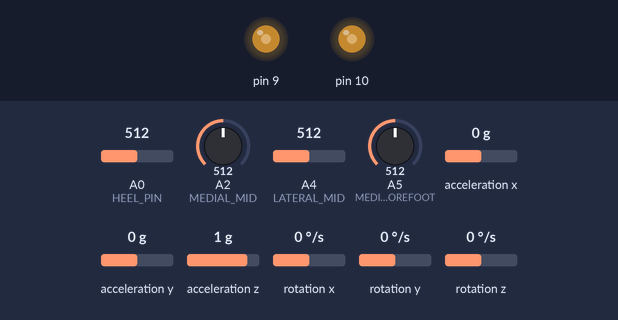
Simulated run of this sketch. Board: Arduino Uno, built with avr-gcc and run on an emulated ATmega328P. Shown: output pins drawn as LEDs (lit = HIGH). Inputs (shaded band) come from the test bench; at power-on: A4 (LATERAL_MID) = 512, A5 (MEDIAL_FOREFOOT) = 512, acceleration x 0 g, A0 (HEEL_PIN) = 512, A2 (MEDIAL_MID) = 512, acceleration y 0 g, acceleration z 1 g, rotation x 0 °/s, rotation y 0 °/s, rotation z 0 °/s. No radio packets arrive unless stated; pins used as bus, display or sensor lines are not drawn; what the sketch prints to the serial monitor is not drawn.

Above: at 1.2 s.
1.3 s: A4 (LATERAL_MID) set to 716
At 2.0 s:
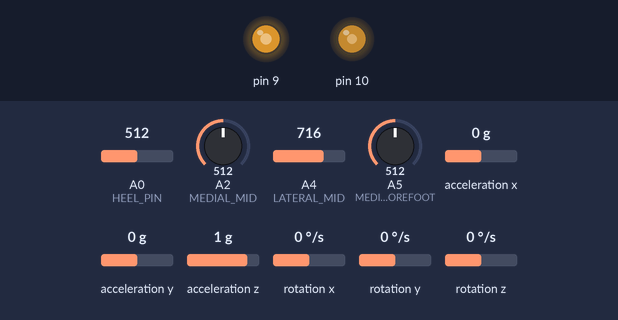
2.8 s: A5 (MEDIAL_FOREFOOT) set to 716
At 4.0 s:
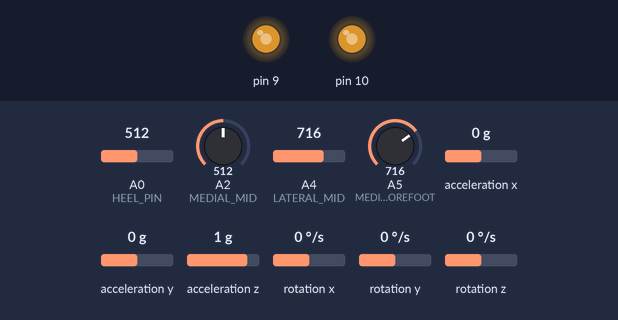
4.3 s: A4 (LATERAL_MID) set to 992
At 4.7 s:
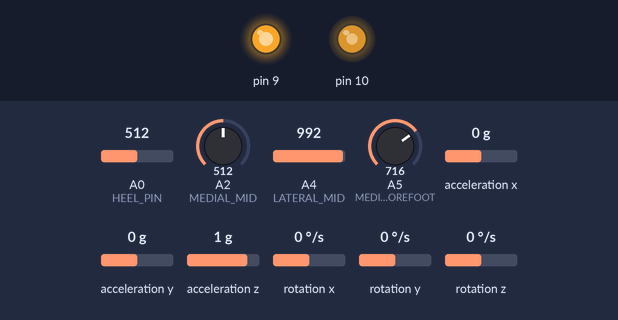
7.3 s: A5 (MEDIAL_FOREFOOT) set to 992
At 7.8 s:
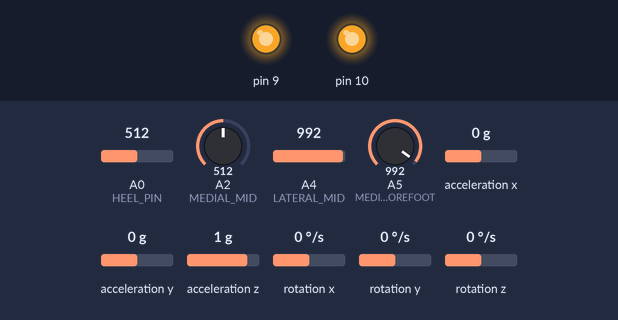
8.8 s: A4 (LATERAL_MID) set to 306
At 9.8 s:
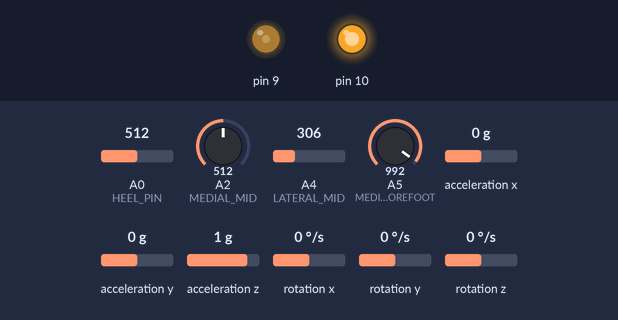
10.3 s: acceleration x set to -1.4 g
Timing chart, 0 to 13.3 s (numbered marks = the images above; inputs shaded):
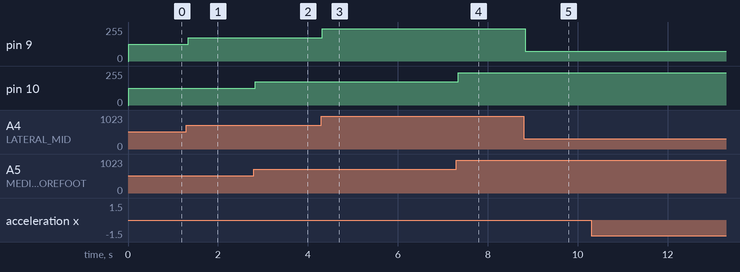

The sketch:

Lab1Code.ino
```cpp
#include "I2Cdev.h"
#include "MPU6050.h"
#include "Wire.h"
#include <SPI.h>
#include <nRF24L01.h>
#include <RF24.h>

//Pins for pressure sensors
#define HEEL_PIN 0
#define MEDIAL_MID 2
#define LATERAL_MID 4
#define MEDIAL_FOREFOOT 5

#define DATA_RATE 30.0 //Number of readings you want per second

#define LOW_VAL 0
#define HIGH_VAL 1024

RF24 radio(6,5); // CE, CSN
const byte address[6] = "00001";

double vals[4];
MPU6050 accelgyro;

int16_t ax, ay, az;
int16_t gx, gy, gz;

#define OUTPUT_READABLE_ACCELGYRO

void setup() {
  Serial.begin(9600);   // Starts the serial port at 9600 baud
  Wire.begin();

  radio.begin();
  radio.openWritingPipe(address);
  radio.setPALevel(RF24_PA_MIN);
  radio.stopListening();

  accelgyro.initialize();
  Serial.println("Testing device connections...");
  Serial.println(accelgyro.testConnection() ? "MPU6050 connection successful" : "MPU6050 connection failed");
}

void loop() {
  /* Reset LEDs to off */
  digitalWrite(6,LOW);
  digitalWrite(9,LOW);
  digitalWrite(10,LOW);
  digitalWrite(11,LOW);

  /* Get total acceleration */
  accelgyro.getMotion6(&ax, &ay, &az, &gx, &gy, &gz);
  long sum_Accel = pow(pow(ax,2) + pow(ay,2) + pow(az,2),0.5);

  vals[0] = map(analogRead(HEEL_PIN),LOW_VAL,HIGH_VAL, 0,1000);
  vals[1] = map(analogRead(MEDIAL_MID),LOW_VAL,HIGH_VAL, 0,1000);
  vals[2] = map(analogRead(LATERAL_MID),LOW_VAL,HIGH_VAL, 0,1000);
  vals[3] = map(analogRead(MEDIAL_FOREFOOT),LOW_VAL,HIGH_VAL, 0,1000);

  /* Print 5 values: 4 Pressure sensors and 1 acceration */
  String sender = "";
  for(int i=0; i<4;i++) {
    sender+=vals[i];
    sender+='\t';
  }
  sender+=(sum_Accel-15300);

  /* Send data to the radio */
  radio.write(sender.c_str(), sender.length());

  /* Write Values to LEDs */
  analogWrite(5,vals[0]/4);
  analogWrite(6,vals[1]/4);
  analogWrite(9,vals[2]/4);
  analogWrite(10,vals[3]/4);


//  for(int i=9;i<12;i++) {
//    analogWrite(i,vals[i-8]/4);
//  }

  delay(1000.0/DATA_RATE);
}
```

Measured:
- after the input at 1.3 s, pin 9: 125/255 → 174/255 at once
- after the input at 2.8 s, pin 10: 125/255 → 174/255 at once
- after the input at 4.3 s, pin 9: 174/255 → 242/255 at once; pin 10: stays 174/255 (without the input it goes to 0/255 after 3.0 s)
- after the input at 7.3 s, pin 10: 174/255 → 242/255 at once
- after the input at 8.8 s, pin 9: 242/255 → 74/255 at once
